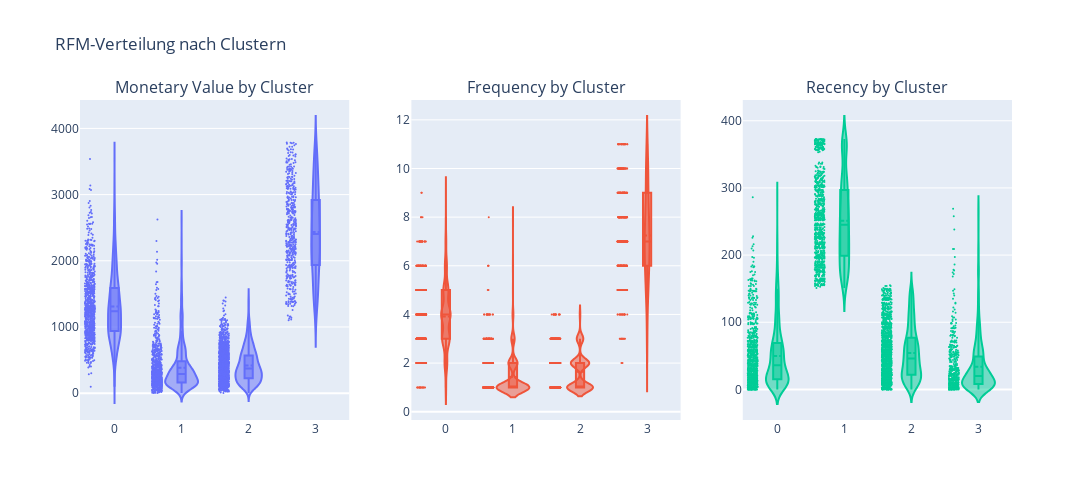

The cell this chart's notebook holds for it:
### Code cell
# Subplot-Layout: 1 Reihe, 3 Spalten
fig8 = make_subplots(
    rows=1, cols=3,
    subplot_titles=("Monetary Value by Cluster", "Frequency by Cluster", "Recency by Cluster")
)

# Monetary Value
fig8.add_trace(
    go.Violin(
        x=non_outliers_df["Cluster"],
        y=non_outliers_df["MonetaryValue"],
        box_visible=True,
        meanline_visible=True,
        points="all",
        marker=dict(size=2),
        name="Monetary Value"
    ),
    row=1, col=1
)

# Frequency
fig8.add_trace(
    go.Violin(
        x=non_outliers_df["Cluster"],
        y=non_outliers_df["Frequency"],
        box_visible=True,
        meanline_visible=True,
        points="all",
        marker=dict(size=2),
        name="Frequency"
    ),
    row=1, col=2
)

# Recency
fig8.add_trace(
    go.Violin(
        x=non_outliers_df["Cluster"],
        y=non_outliers_df["Recency"],
        box_visible=True,
        meanline_visible=True,
        points="all",
        marker=dict(size=2),
        name="Recency"
    ),
    row=1, col=3
)

# Layout-Anpassungen
fig8.update_layout(
    height=500, width=1200,
    showlegend=False,
    title_text="RFM-Verteilung nach Clustern"
)

fig8

### Figure 1 — Plotly figure (JSON) as saved in the notebook; plotly's stock layout.template omitted (floating-point values rounded to 4 significant figures; data arrays with more than 128 entries replaced by an {"elided": "..."} marker saying what was removed)
{"data": [{"box": {"visible": true}, "marker": {"size": 2}, "meanline": {"visible": true}, "name": "Monetary Value", "points": "all", "type": "violin", "x": {"elided": "3809 int values"}, "xaxis": "x", "y": {"elided": "3809 float values"}, "yaxis": "y"}, {"box": {"visible": true}, "marker": {"size": 2}, "meanline": {"visible": true}, "name": "Frequency", "points": "all", "type": "violin", "x": {"elided": "3809 int values"}, "xaxis": "x2", "y": {"elided": "3809 int values"}, "yaxis": "y2"}, {"box": {"visible": true}, "marker": {"size": 2}, "meanline": {"visible": true}, "name": "Recency", "points": "all", "type": "violin", "x": {"elided": "3809 int values"}, "xaxis": "x3", "y": {"elided": "3809 int values"}, "yaxis": "y3"}], "layout": {"annotations": [{"font": {"size": 16}, "showarrow": false, "text": "Monetary Value by Cluster", "x": 0.1444, "xanchor": "center", "xref": "paper", "y": 1, "yanchor": "bottom", "yref": "paper"}, {"font": {"size": 16}, "showarrow": false, "text": "Frequency by Cluster", "x": 0.5, "xanchor": "center", "xref": "paper", "y": 1, "yanchor": "bottom", "yref": "paper"}, {"font": {"size": 16}, "showarrow": false, "text": "Recency by Cluster", "x": 0.8556, "xanchor": "center", "xref": "paper", "y": 1, "yanchor": "bottom", "yref": "paper"}], "height": 500, "showlegend": false, "title": {"text": "RFM-Verteilung nach Clustern"}, "width": 1200, "xaxis": {"anchor": "y", "domain": [0, 0.2889]}, "xaxis2": {"anchor": "y2", "domain": [0.3556, 0.6444]}, "xaxis3": {"anchor": "y3", "domain": [0.7111, 1]}, "yaxis": {"anchor": "x", "domain": [0, 1]}, "yaxis2": {"anchor": "x2", "domain": [0, 1]}, "yaxis3": {"anchor": "x3", "domain": [0, 1]}}}
